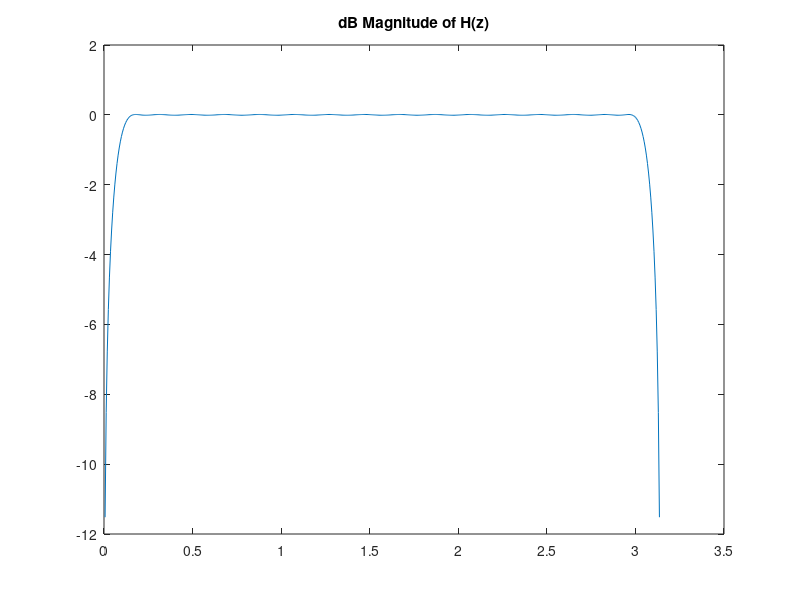
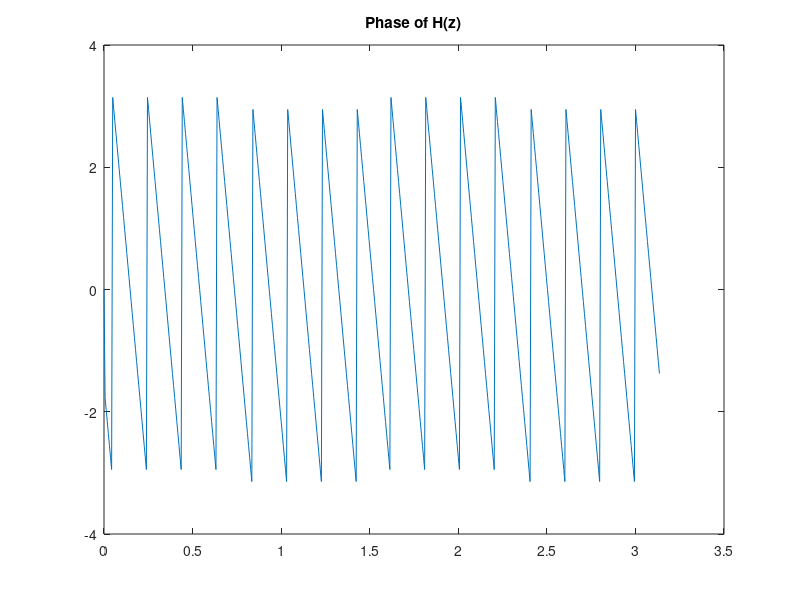
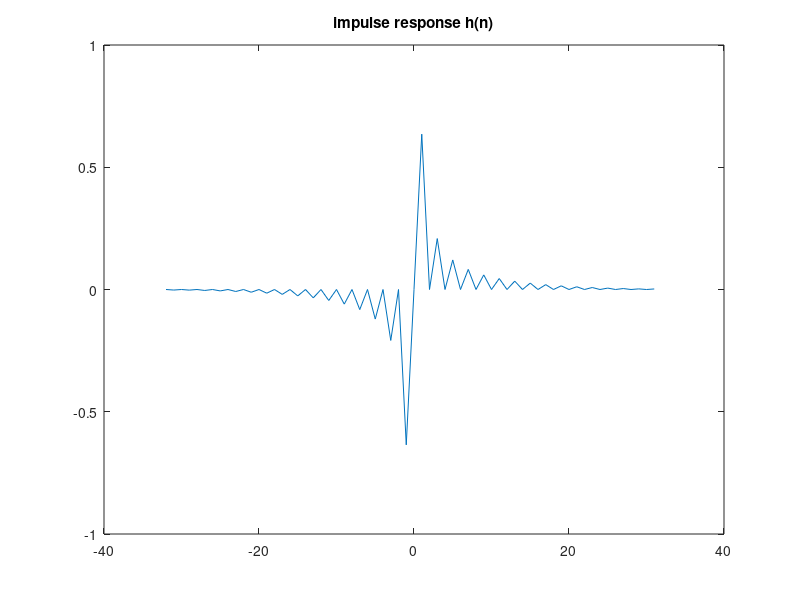

Reproduce these figures in MATLAB, in order.
n=64;  
f=[0.05 0.95];
m=[1 1]; 
b=firpm(n,f,m,'h');  
[H,w]=freqz(b,1,512);
figure(1)
plot(w,10*log10(abs(H)));
title('dB Magnitude of H(z)');
figure(2)
plot(w,angle(H));
[h,t]=impz(b,1,64);
title('Phase of H(z)');
figure(3)
plot(t-32,h);
title('impulse response h(n)');
